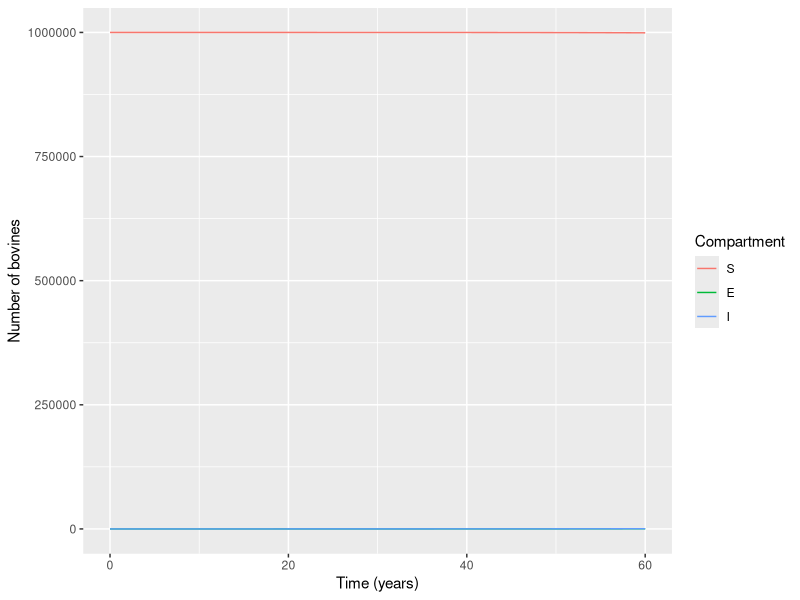

Here is the R script that generated this plot:
# LOAD THE PACKAGES:
library(deSolve)
library(reshape2)
library(ggplot2)

# MODEL INPUTS:

# Vector storing the initial number of animals in each compartment
# (at timestep 0)
initial_state_values <- c(S = 999999,  # the whole population we're modelling
                          # is susceptible to infection
                          E = 1,       
                          I = 0)       
# population

# Vector storing the parameters describing the transition rates in
# units of years^-1
parameters <- c(beta = 0.2,      # the infection rate
                delta = 0.1)   # the rate of recovery, which acts on 
# those infected

# TIMESTEPS:

# Vector storing the sequence of timesteps to solve the model at
times <- seq(from = 0, to = 60, by = 2/365)   
# from 0 to 60 days in daily intervals

# SIR MODEL FUNCTION: 

# The model function takes as input arguments (in the following order):
# time, state and parameters
sie_model <- function(time, state, parameters) {  
  
  with(as.list(c(state, parameters)), {  # tell R to unpack variable names 
    # from the state and parameters inputs    
    
    # New: calculating the total population size N        
    N <- S+E+I # (the sum of the number of bovines in each compartment)
    
    # New: defining lambda as a function of beta and I:
    lambda <- beta * E/N
    # Another option is simply replacing lambda with this
    # expression in the differential equations below
    
    # The differential equations
    dS <- -lambda * S               
    dE <- lambda * S - delta * E    
    dI <- delta * E               
    
    return(list(c(dS, dE, dI))) 
  })
  
}

# MODEL OUTPUT (solving the differential equations):

# Solving the differential equations using the ode integration algorithm
output <- as.data.frame(ode(y = initial_state_values, 
                            times = times, 
                            func = sie_model,
                            parms = parameters))

# Plotting the output
output_long <- melt(as.data.frame(output), id = "time")                  # turn output dataset into long format

ggplot(data = output_long,                                               # specify object containing data to plot
       aes(x = time, y = value, colour = variable, group = variable)) +  # assign columns to axes and groups
  geom_line() +                                                          # represent data as lines
  xlab("Time (years)")+                                                   # add label for x axis
  ylab("Number of bovines") +                                             # add label for y axis
  labs(colour = "Compartment")                                           # add legend title
